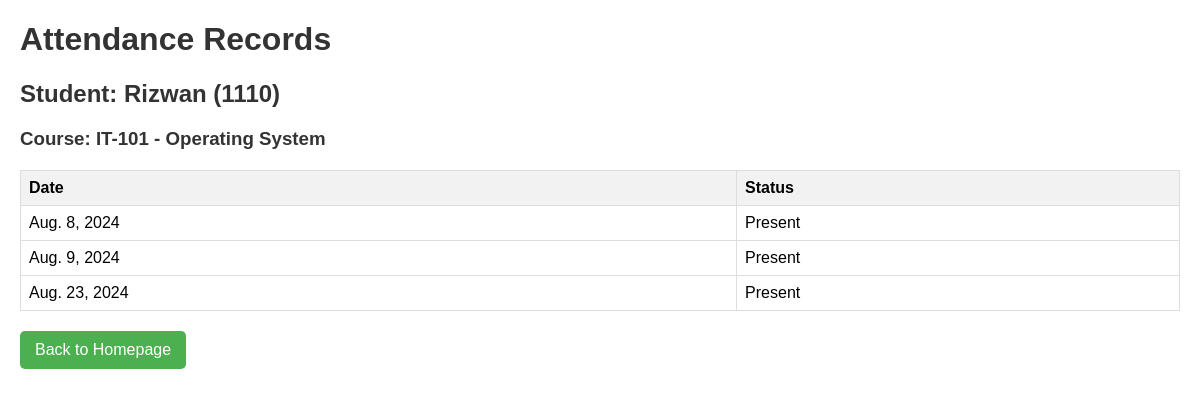
The app's page /attendance/73/IT-101 with its own data.
### core/models.py (models this page shows, shortened)
class Student(models.Model):
    user = models.OneToOneField(User, on_delete=models.CASCADE)
    department = models.ForeignKey(Department, on_delete=models.CASCADE, default='')
    parent = models.ForeignKey(Parent, on_delete=models.CASCADE, blank=True, null=True)
    semester = models.ForeignKey(Semester, on_delete=models.CASCADE, default=3)
    def __str__(self):
        return self.user.cnic

class User(AbstractUser):
    GENDER_CHOICES = [
        ('M', 'Male'),
        ('F', 'Female'),
    ]
    username = None
    cnic = models.CharField(max_length=20,unique=True)
    registration_no = models.CharField(max_length=25, unique=True ,null=True,blank=True)
    roll_no = models.CharField(max_length=25, unique=True ,null=True,blank=True)
    email = models.EmailField(unique=True)
    phone_no = models.CharField(max_length=15)
    gender = models.CharField(max_length=10, choices=GENDER_CHOICES)
    image = models.ImageField(upload_to='student_images/', blank=True, null=True)
    date = models.DateField(auto_now_add=True)
    last_login = models.DateTimeField(blank=True, null=True)
    logout_date = models.DateTimeField(blank=True, null=True)
    age = models.PositiveIntegerField(null=True)
    address = models.CharField(max_length=150)
    objects = UserManager()
    USERNAME_FIELD = 'cnic'
    REQUIRED_FIELDS = ['email']

class Course(models.Model):
    course_code = models.CharField(max_length=25, primary_key=True)
    course_title = models.CharField(max_length=100)
    semester = models.ForeignKey(Semester, on_delete=models.CASCADE, related_name="courses")
    department = models.ForeignKey(Department, on_delete=models.CASCADE, related_name="courses")
    def __str__(self):
        return f"{self.course_code} -- {self.course_title}"

class Attendance(models.Model):
    student = models.ForeignKey(Student, on_delete=models.CASCADE,related_name='attendances')
    attendance_date = models.DateField(auto_now_add=True)
    is_present = models.BooleanField(default=False, verbose_name='Is Present')
    course = models.ForeignKey(Course, on_delete=models.CASCADE)
    semester = models.ForeignKey(Semester, on_delete=models.CASCADE)

### core/views.py (the view)
# urls.py: path('attendance/<int:user_id>/<str:course_code>', student_course_attendance, name='studentcourseattendance'),
def student_course_attendance(request, user_id, course_code):
    student = get_object_or_404(Student, user_id=user_id)
    print(f"Student: {student}")
    course = get_object_or_404(Course, course_code=course_code)
    print(f"Course: {course}")
    attendance_records = Attendance.objects.filter(student=student, course=course)
    return render(request, 'admin/attendance/student_course_attendance.html', {
        'student': student,
        'course': course,
        'attendance_records': attendance_records,
    })

### core/templates/admin/attendance/student_course_attendance.html (shortened to what this page needs)
<!DOCTYPE html>
<html lang="en">
<head>
</head>
<body>
    <h1>Attendance Records</h1>
    <h2>Student: {{ student.user.first_name }} {{ student.user.last_name }} ({{ student.user.cnic }})</h2>
    <h3>Course: {{ course.course_code }} - {{ course.course_title }}</h3>
    {% if attendance_records %}
        <table>
            <thead>
                <tr>
                    <th>Date</th>
                    <th>Status</th>
                </tr>
            </thead>
            <tbody>
                {% for record in attendance_records %}
                    <tr>
                        <td>{{ record.attendance_date }}</td>
                        <td>{{ record.is_present|yesno:"Present,Absent" }}</td>
                    </tr>
                {% endfor %}
            </tbody>
        </table>
    {% else %}
        <p>No attendance records found for this course.</p>
    {% endif %}
    <a href="{% url 'Profile' %}">Back to Homepage</a>
</body>
</html>

### core/templates/admin/attendance/student_course_attendance.html (style rules this page uses)
body { font-family: Arial, sans-serif; margin: 20px; }
h1, h2, h3 { color: #333; }
table { width: 100%; border-collapse: collapse; margin-top: 20px; }
th, td { border: 1px solid #ddd; padding: 8px; text-align: left; }
th { background-color: #f2f2f2; }
a { display: inline-block; margin-top: 20px; padding: 10px 15px; background-color: #4CAF50; color: white; text-decoration: none; border-radius: 5px; }

### records on screen
Student: user.first_name "Rizwan", user.cnic "1110"
Course: course_code "IT-101", course_title "Operating System"
Attendance: attendance_date "Aug. 8, 2024", is_present "Present"
Attendance: attendance_date "Aug. 9, 2024", is_present "Present"
Attendance: attendance_date "Aug. 23, 2024", is_present "Present"
